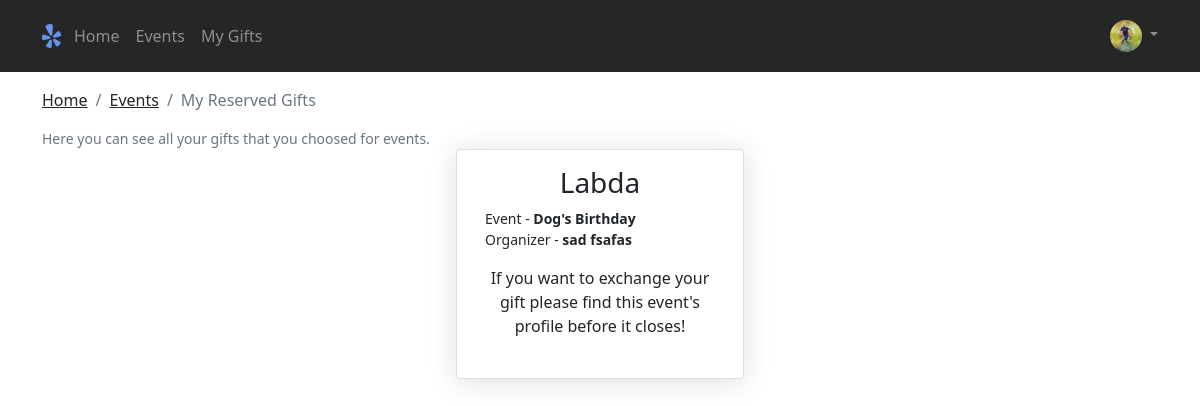
The page /my-reserved-gifts.php (signed in) on the database as committed earlier.
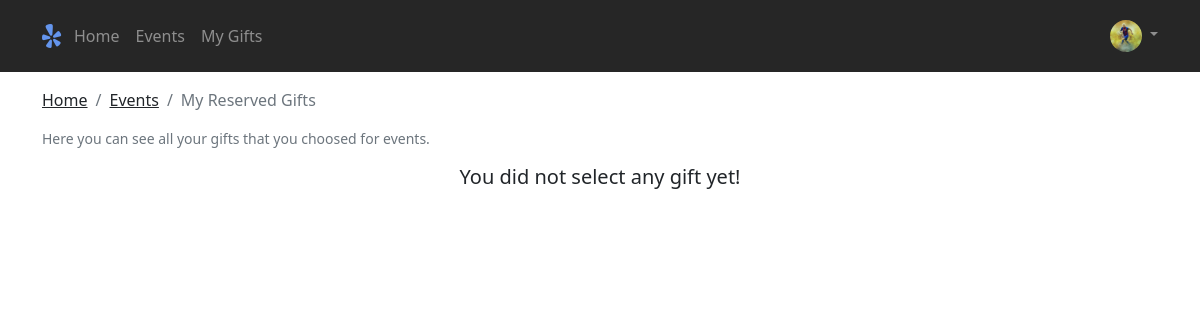
The same page on the database as committed later.
### tables this page shows
CREATE TABLE `gifts` (
  `gift_id` int(11) NOT NULL,
  `event_id` int(11) NOT NULL,
  `user_id` int(11) DEFAULT NULL,
  `name` varchar(64) NOT NULL,
  `status` enum('available','reserved') NOT NULL DEFAULT 'available',
  `date_time` datetime DEFAULT current_timestamp()
);

CREATE TABLE `events` (
  `event_id` int(11) NOT NULL,
  `user_id` int(11) NOT NULL,
  `event_type` varchar(64) NOT NULL,
  `event_status` enum('public','private') NOT NULL,
  `event_name` varchar(64) NOT NULL,
  `event_location` varchar(64) NOT NULL,
  `event_street` varchar(64) NOT NULL,
  `event_active` enum('active','inactive') NOT NULL DEFAULT 'inactive',
  `event_start` datetime DEFAULT NULL,
  `event_close` datetime DEFAULT NULL,
  `date_time` datetime NOT NULL DEFAULT current_timestamp()
);

CREATE TABLE `users` (
  `user_id` int(11) NOT NULL,
  `username` varchar(32) NOT NULL,
  `firstname` varchar(32) NOT NULL,
  `lastname` varchar(32) NOT NULL,
  `image` varchar(128) NOT NULL DEFAULT 'default-profile-picture.jpg',
  `email` varchar(32) NOT NULL,
  `password` varchar(255) NOT NULL,
  `token` varchar(64) NOT NULL,
  `level` enum('admin','guest','invited','user') NOT NULL DEFAULT 'user',
  `active` tinyint(4) NOT NULL,
  `registration_expires` datetime NOT NULL,
  `date_time` datetime DEFAULT current_timestamp()
);

### assets/config/config.php (called while the page is built, shortened)
<?php
$titles = [
    'events.php' => 'Events',
    'index.php' => 'Main Page',
    'admin-panel.php' => 'Admin Panel',
    'edit-profile.php' => 'Edit Profile',
    'login.php' => 'Login',
    'manage-events.php' => 'Manage Events',
    'manage-gifts.php' => 'Manage Gifts',
    'manage-users.php' => 'Manage Users',
    'register.php' => 'Register',
    'create-events.php' => 'Create Event',
    'forgot-password.php' => 'Reset Password',
    'setting-new-password.php' => 'Setting Up New Password',
    'selected-event.php' => 'More Info About Selected Event',
    'modify-selected-event.php' => 'Modify Event',
    'invite-friends-to-event.php' => 'Inviting Friend',
    'selected-invited-event.php' => 'More Info About Invited Event',
    'change-my-status.php' => 'Changing My Status',
    'invited-people.php' => 'Invited People',
    'wishlist.php' => 'Wishlist',
    'my-reserved-gifts.php' => 'My Reserved Gifts'
];
?>

### assets/config/functions.php (called while the page is built, shortened)
<?php
require_once("config.php");
function getCurrentPage(): string
{
    return substr($_SERVER["SCRIPT_NAME"], strrpos($_SERVER["SCRIPT_NAME"], "/") + 1);
}

### assets/contents/my-reserved-gifts-content.php (the view, shortened to what this page needs)
<?php
require_once('assets/config/config.php');
require_once('assets/config/functions.php');
global $dsn, $pdoOptions;
$pdo = connectDatabase($dsn, $pdoOptions);
$sql = "SELECT * FROM gifts, events, users WHERE gifts.user_id = :user_id AND gifts.event_id = events.event_id AND events.user_id = users.user_id";
$query = $pdo->prepare($sql);
$query->bindParam(':user_id', $_SESSION["id_user"], PDO::PARAM_INT);
$query->execute();
$results = $query->fetchAll(PDO::FETCH_ASSOC);
?>
<div class="container">
    <nav aria-label="breadcrumb">
        <ol class="breadcrumb">
            <li class="breadcrumb-item"><a href="index.php" class="link-dark">Home</a></li>
            <li class="breadcrumb-item"><a href="events.php" class="link-dark">Events</a></li>
            <li class=" breadcrumb-item active" aria-current="page"><?php echo $titles[$page] ?></li>
        </ol>
    </nav>
    <small class="text-muted">Here you can see all your gifts that you choosed for events.</small>
    <div class="row justify-content-center gap-5">
    <?php
        if ($query->rowCount() > 0){
            foreach($results as $result){
    ?>
        <div class="card text-center" style="width: 18rem;">
            <div class="card-body">
                <h3 class="card-title"><?= $result["name"] ?></h3>
                <p class="card-text text-start">
                    <small>Event - <strong><?= $result["event_name"] ?></strong></small><br>
                    <small>Organizer - <strong><?= $result["lastname"]." ".$result["firstname"] ?></strong></small><br>
                </p>
                <span class="text-center">If you want to exchange your gift please find this event's profile before it closes!</span><br><br>
            </div>
        </div>
        <?php
            }
        } else {
        ?>
        <div class="list-group my-3 px-5">
            <div class="d-flex w-100 justify-content-center">
                <h5 class="mb-2 text-center">You did not select any gift yet!</h5>
            </div>
        </div>
        <?php
        }
        ?>
    </div>
</div>

Rows that differ between the two databases and show on the page:
removed gifts: name "Labda", event.event_name "Dog's Birthday", users.lastname "sad", users.firstname "fsafas"
Other text that changed with them:
text now shown: "You did not select any gift yet!"
